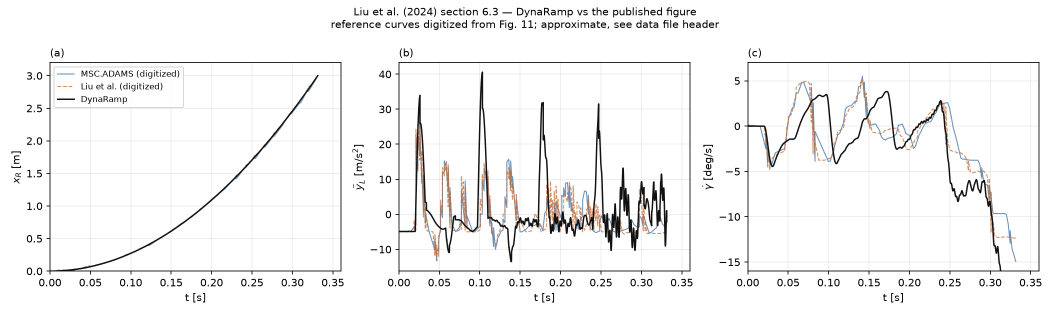
#> input picture examples/liu_6_3_validation.png, 2100 x 630 px (shown at 1/2 size)
$ python digitize_liu_fig11.py liu_6_3_validation.png
#> lines starting #> are read from the running program, lines starting #| are printed output that depends on the picture
"""
Extract the curves of Liu et al. (2024) Figure 11 from a raster of the published figure.

Reference
---------
Z. Liu, G. Wang, X. Rui, G. Wu, J. Tang, L. Gu, "Modeling and simulation framework for
missile launch dynamics in a rigid-flexible multibody system with slider-guide
clearance", Nonlinear Dynamics 112:21701-21728 (2024), Fig. 11 (p. 21717).

Why this exists
---------------
Section 6.3 of the paper validates the method against MSC.ADAMS, but the underlying data
is not published -- the authors state that it cannot be released. The only available form
of the reference result is the printed figure. This script recovers it by color-keyed
pixel extraction so that the comparison in `liu_6_3_validation.py` is reproducible and
its provenance is explicit, rather than being points read off by eye.

Method
------
Each of the three panels is calibrated from its own axis tick marks, located by finding
the spines and the short dark marks beside them. Samples are then taken one image column
at a time: the pixels matching a curve's color are averaged to a single row, which
becomes one (t, value) pair. The two series are separated purely by hue -- solid blue for
MSC.ADAMS, dashed orange for the paper's own method.

Accuracy and its limits
-----------------------
This is a measurement of a printed figure, not the authors' data, and it should be
labeled as such wherever it is plotted. At the resolution available each panel is under
100 pixels tall, so one pixel is worth roughly:

    panel (a)  x_R          0.034 m
    panel (b)  y_ddot_L     0.48 m/s^2
    panel (c)  gamma_dot    0.235 deg/s

With a line roughly 1.5 px wide, a realistic uncertainty is about twice those figures.
Two further effects are not corrected for and are worth remembering when reading the
overlay:

* Where the curves cross, the upper one hides the lower, so samples are missing rather
  than wrong. The dashed orange series is sparse by construction for the same reason.
* Anti-aliased edge pixels are excluded by the color thresholds, which biases each
  sample very slightly toward the line's core -- harmless here, but it means the result
  should never be quoted to more than two significant figures.

Usage
-----
    python examples/digitize_liu_fig11.py <figure_image.png> [-o output.csv]
"""

from __future__ import annotations

import argparse
import csv
from dataclasses import dataclass
from typing import Dict, List, Tuple

import numpy as np

try:
    from PIL import Image
except ImportError:  # pragma: no cover
    raise SystemExit("This script needs Pillow: pip install pillow")


@dataclass(frozen=True)
class PanelCalibration:
    """
    Pixel-to-data mapping for one panel, taken from its axis ticks.

    Attributes
    ----------
    name : str
        Panel label, "a", "b" or "c".
    quantity : str
        What the ordinate is.
    unit : str
        Its unit.
    x_px : tuple of float
        Pixel columns of two known abscissa ticks.
    x_val : tuple of float
        The values those ticks carry [s].
    y_px : tuple of float
        Pixel rows of two known ordinate ticks.
    y_val : tuple of float
        The values those ticks carry.
    col_range : tuple of int
        Columns to search for curve pixels.
    """
    name: str
    quantity: str
    unit: str
    x_px: Tuple[float, float]
    x_val: Tuple[float, float]
    y_px: Tuple[float, float]
    y_val: Tuple[float, float]
    col_range: Tuple[int, int]

    def to_t(self, px: np.ndarray) -> np.ndarray:
        """Map image columns to time [s]."""
        (p0, p1), (v0, v1) = self.x_px, self.x_val
        return v0 + (px - p0) * (v1 - v0) / (p1 - p0)

    def to_value(self, py: np.ndarray) -> np.ndarray:
        """Map image rows to the panel's ordinate."""
        (p0, p1), (v0, v1) = self.y_px, self.y_val
        return v0 + (py - p0) * (v1 - v0) / (p1 - p0)

    @property
    def px_resolution(self) -> float:
        """Ordinate units per pixel row -- the floor on this panel's accuracy."""
        (p0, p1), (v0, v1) = self.y_px, self.y_val
        return abs((v1 - v0) / (p1 - p0))


# Calibration measured from the tick marks of the published figure. The abscissa ticks
# (0.0 and 0.3 s) are 128 px apart in all three panels, which is a useful consistency
# check that the panels were not scaled independently.
PANELS: Tuple[PanelCalibration, ...] = (
    PanelCalibration("a", "x_R", "m",
                     x_px=(65.5, 193.5), x_val=(0.0, 0.3),
                     y_px=(380.5, 293.0), y_val=(0.0, 3.0),
                     col_range=(60, 210)),
    PanelCalibration("b", "y_ddot_L", "m/s^2",
                     x_px=(268.0, 396.0), x_val=(0.0, 0.3),
                     y_px=(352.0, 310.0), y_val=(0.0, 20.0),
                     col_range=(262, 412)),
    PanelCalibration("c", "gamma_dot", "deg/s",
                     x_px=(475.5, 603.5), x_val=(0.0, 0.3),
                     y_px=(316.5, 359.0), y_val=(0.0, -10.0),
                     col_range=(469, 619)),
)

# Row band containing the three plot boxes.
ROW_BAND = (288, 384)

SERIES = {
    "adams": "MSC.ADAMS (solid blue)",
    "liu": "Liu et al. method (dashed orange)",
}


def _masks(img: np.ndarray) -> Dict[str, np.ndarray]:
    """
    Boolean masks selecting each curve by hue.

    Parameters
    ----------
    img : np.ndarray
        RGB image array.

    Returns
    -------
    dict
        Mask per series key. Thresholds are deliberately strict so that anti-aliased
        edge pixels and the black axes are excluded.
    """
    r, g, b = (img[:, :, i].astype(int) for i in range(3))
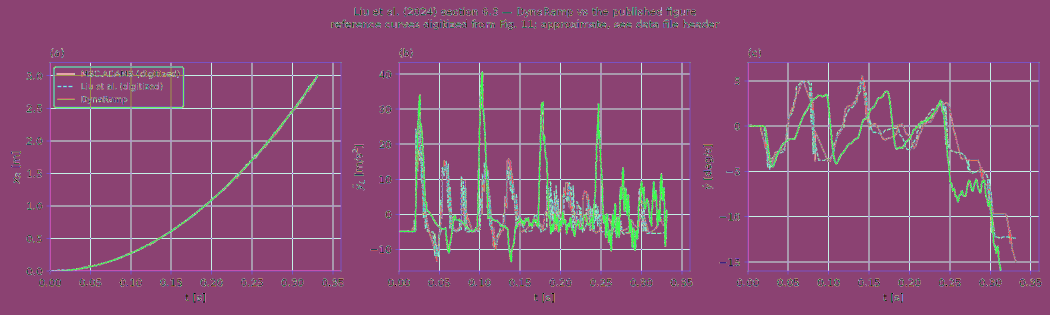
#> r: shape (630, 2100) int64 (shown at 1/2 size); 256 distinct labels, from 0 to 255; one colour per label, 0 black
#> g: shape (630, 2100) int64; 256 distinct labels, from 0 to 255
#> b: shape (630, 2100) int64; 256 distinct labels, from 0 to 255
    return {
        "adams": (b > 110) & (b - r > 45) & (b - g > 25),
        "liu": (r > 140) & (r - b > 55) & (r - g > 25),
    }


def extract(image_path: str) -> List[dict]:
    """
    Digitize every panel and series of the figure.

    Parameters
    ----------
    image_path : str
        Path to the figure raster.

    Returns
    -------
    List[dict]
        One record per sample, with panel, series, time and value.
    """
    img = np.array(Image.open(image_path).convert("RGB"))
    masks = _masks(img)
#> masks = 2 items
    r0, r1 = ROW_BAND

    rows: List[dict] = []
    for panel in PANELS:
        c0, c1 = panel.col_range
        for series, mask in masks.items():
            for col in range(c0, c1):
                hits = np.where(mask[r0:r1, col])[0]
                if hits.size == 0:
                    continue
                # A column through a steep excursion clips the curve twice -- once on the
                # way up, once on the way down. Averaging the whole column would place a
                # sample in the empty space between the two branches and quietly shave
                # every peak off an oscillatory trace, so each contiguous run is emitted
                # as its own sample instead.
                for run in np.split(hits, np.where(np.diff(hits) > 2)[0] + 1):
                    py = float(run.mean()) + r0
                    rows.append({
                        "panel": panel.name,
                        "quantity": panel.quantity,
                        "unit": panel.unit,
                        "series": series,
                        "t_s": round(float(panel.to_t(np.array(col))), 6),
                        "value": round(float(panel.to_value(np.array(py))), 6),
                    })
    return rows


def main() -> None:
    """Run the extraction and write a CSV with its provenance in the header."""
    ap = argparse.ArgumentParser(description=__doc__)
    ap.add_argument("image", help="raster of Liu et al. (2024) Fig. 11")
    ap.add_argument("-o", "--output", default="examples/data/liu2024_fig11_digitized.csv")
    args = ap.parse_args()

    rows = extract(args.image)

    with open(args.output, "w", newline="") as fh:
        fh.write("# Digitized from Liu et al. (2024), Nonlinear Dynamics 112:21701-21728,\n")
        fh.write("# Fig. 11 (p. 21717). NOT the authors' data: these values were recovered\n")
        fh.write("# from the published raster by color-keyed pixel extraction and carry a\n")
        fh.write("# reading uncertainty of roughly two pixels. Per-panel pixel resolution:\n")
        for p in PANELS:
            fh.write(f"#   panel {p.name} ({p.quantity}): {p.px_resolution:.4g} {p.unit} / px\n")
        fh.write("# Quote to no more than two significant figures.\n")
        writer = csv.DictWriter(
            fh, fieldnames=["panel", "quantity", "unit", "series", "t_s", "value"])
        writer.writeheader()
        writer.writerows(rows)

    print(f"Wrote {len(rows)} samples to {args.output}")
    for p in PANELS:
        for s in SERIES:
            n = sum(1 for r in rows if r["panel"] == p.name and r["series"] == s)
            vals = [r["value"] for r in rows if r["panel"] == p.name and r["series"] == s]
            span = f"{min(vals):+.3g} .. {max(vals):+.3g}" if vals else "-"
            print(f"  panel {p.name} {s:6s}: {n:4d} samples, {p.quantity} in [{span}] {p.unit}")


if __name__ == "__main__":
    main()
